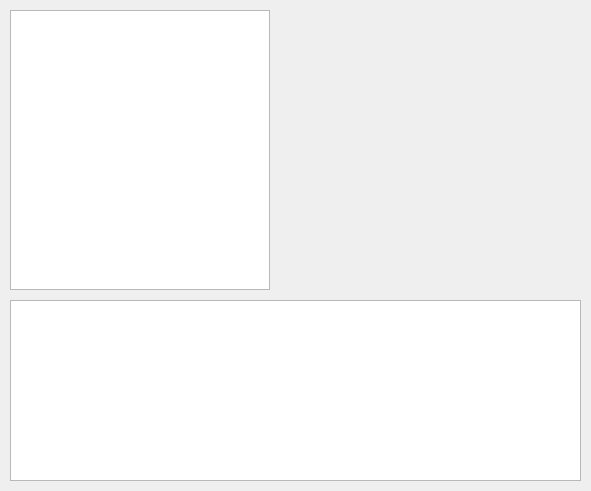
<?xml version="1.0" encoding="UTF-8"?>
<ui version="4.0">
 <class>DeviceList</class>
 <widget class="QDialog" name="DeviceList">
  <property name="geometry">
   <rect>
    <x>0</x>
    <y>0</y>
    <width>591</width>
    <height>491</height>
   </rect>
  </property>
  <property name="minimumSize">
   <size>
    <width>280</width>
    <height>300</height>
   </size>
  </property>
  <property name="maximumSize">
   <size>
    <width>591</width>
    <height>491</height>
   </size>
  </property>
  <property name="windowTitle">
   <string>Dialog</string>
  </property>
  <property name="device_year" stdset="0">
   <number>1965</number>
  </property>
  <widget class="QListWidget" name="listWidget">
   <property name="geometry">
    <rect>
     <x>10</x>
     <y>10</y>
     <width>260</width>
     <height>280</height>
    </rect>
   </property>
  </widget>
  <widget class="QTextEdit" name="Edit_about_device">
   <property name="geometry">
    <rect>
     <x>10</x>
     <y>300</y>
     <width>571</width>
     <height>181</height>
    </rect>
   </property>
   <property name="readOnly">
    <bool>true</bool>
   </property>
  </widget>
  <widget class="QLabel" name="label">
   <property name="geometry">
    <rect>
     <x>280</x>
     <y>10</y>
     <width>301</width>
     <height>281</height>
    </rect>
   </property>
   <property name="text">
    <string/>
   </property>
  </widget>
 </widget>
 <resources/>
 <connections/>
</ui>
